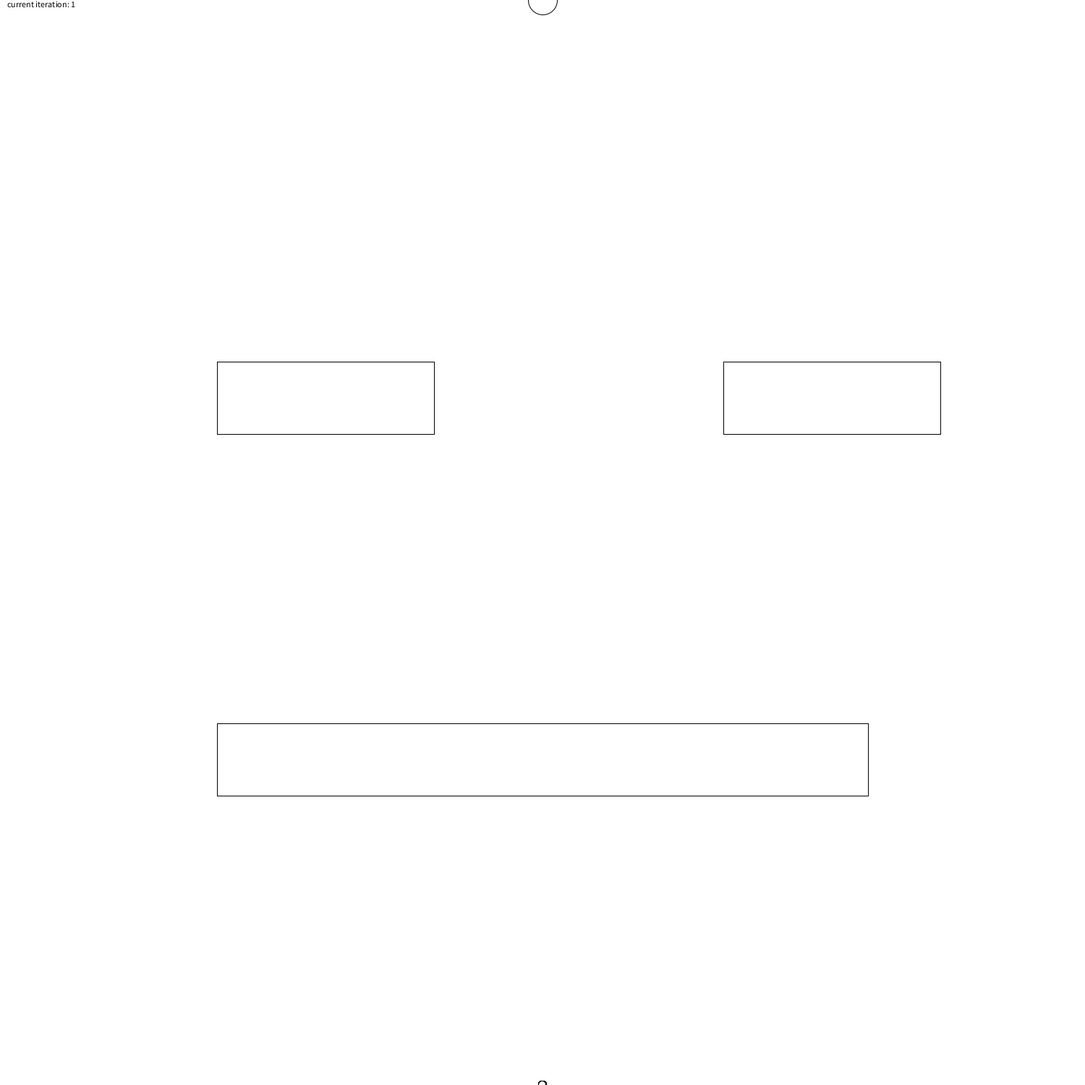
Frame 1 (no input)
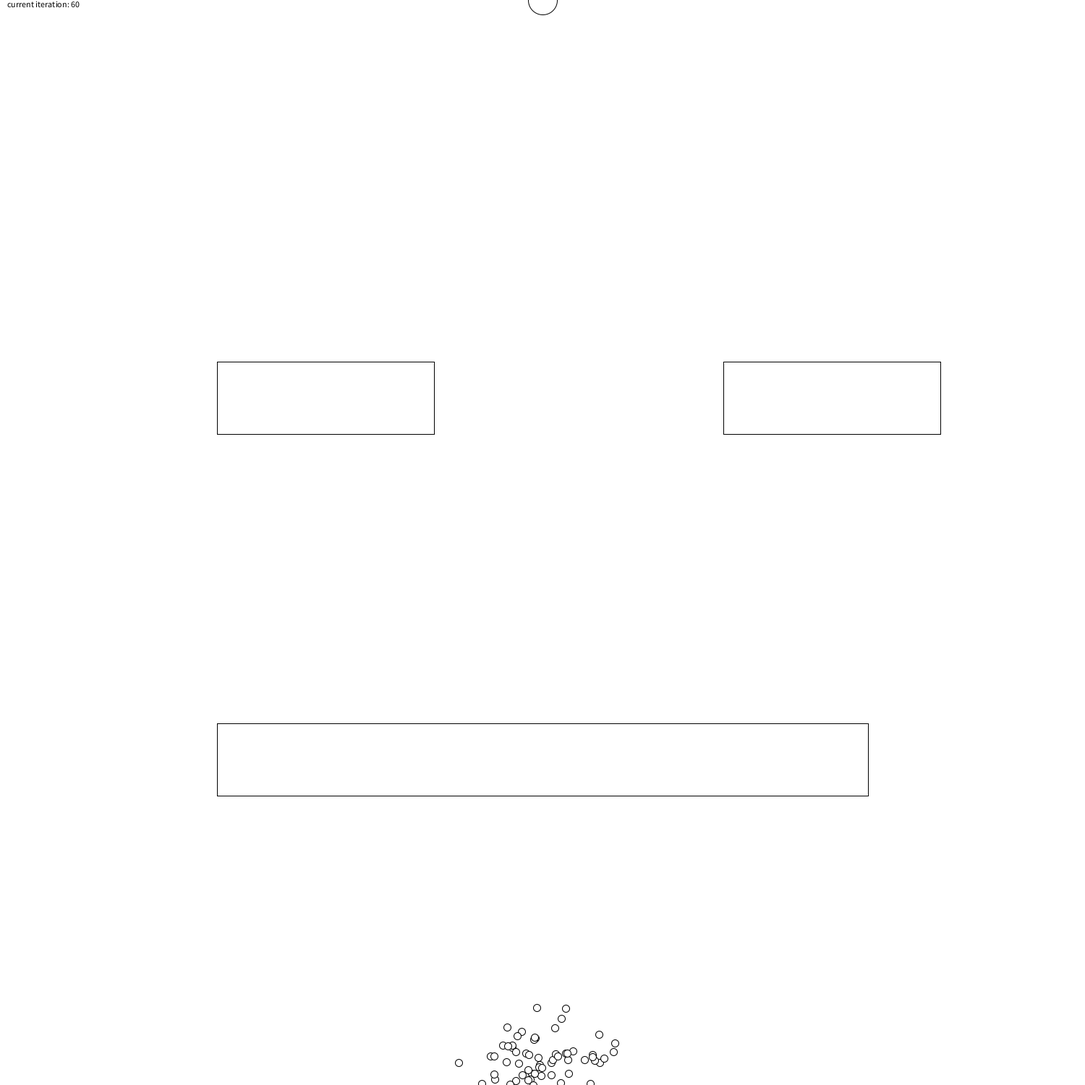
Frame 60 (the mouse pressed at the canvas centre just before this capture)
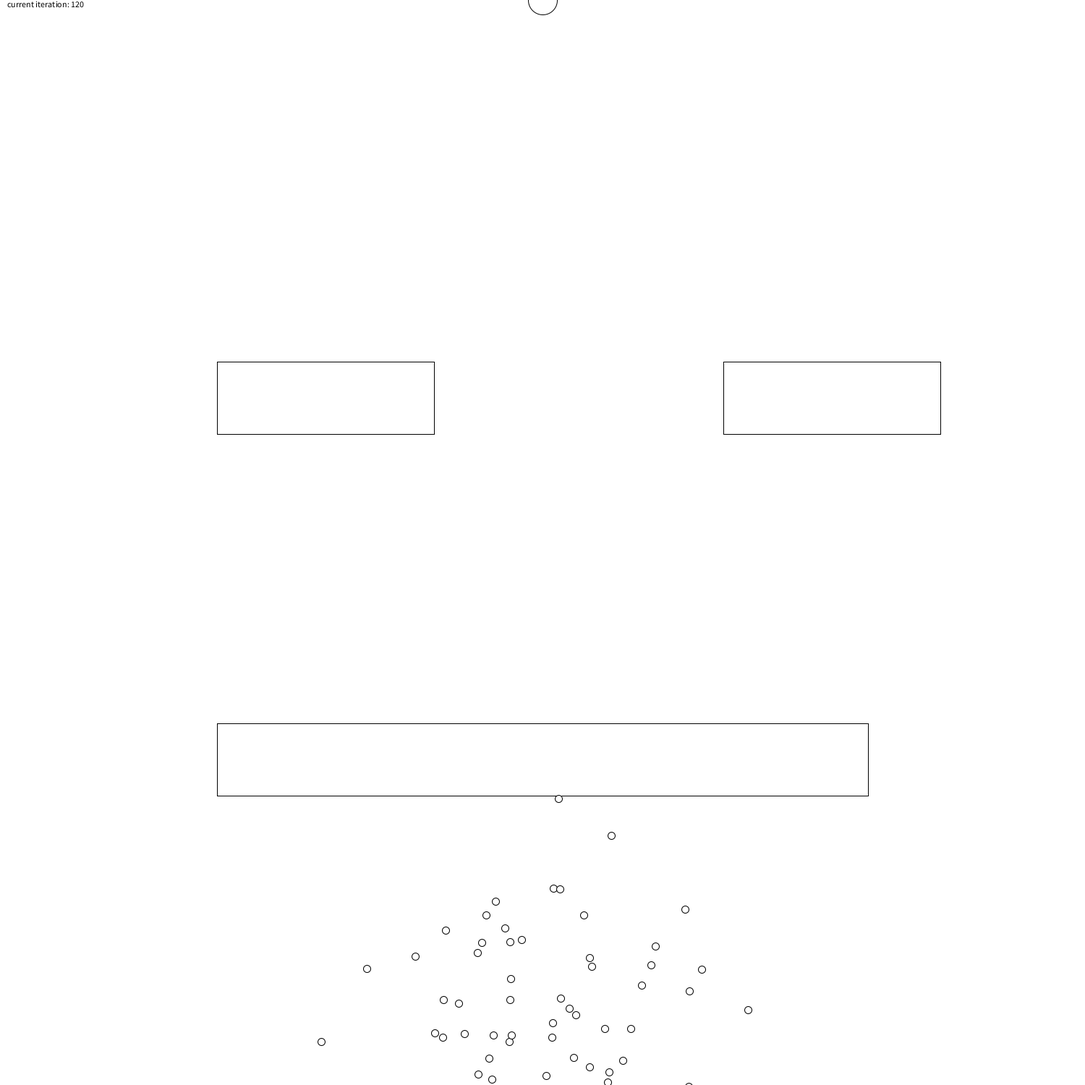
Frame 120 (the mouse held since frame 60 and released just before this capture)

The Processing sketch that drew these frames (run headless with seeded random() and noise(); from frame 60 on, the mouse is pressed at the canvas centre):

// Processing sketch: rockets_evolution
// ── rockets_evolution.pde
import java.util.Arrays;

int lifetime = 300;
int populationSize = 100;
float maxForce = 0.5;
int currentIteration;
Rocket[] population;
PVector target = new PVector(750, 0);
Obsticle obsticle1 = new Obsticle(new PVector(300, 1000), new PVector(1200, 1000), new PVector(1200, 1100), new PVector(300, 1100));
Obsticle obsticle2 = new Obsticle(new PVector(300, 500), new PVector(600, 500), new PVector(600, 600), new PVector(300, 600));
Obsticle obsticle3 = new Obsticle(new PVector(1000, 500), new PVector(1300, 500), new PVector(1300, 600), new PVector(1000, 600));

void setup() {
  size(1500, 1500);
  population = new Rocket[populationSize];
  currentIteration = 0;
  frameRate(500);
  
  for (int i = 0; i < population.length; i++) {
    PVector[] genes = new PVector[lifetime];
    for (int j = 0; j < lifetime; j++) {
      genes[j] = PVector.random2D();
      genes[j].mult(random(0, maxForce));
    }
    
    population[i] = new Rocket(genes, new PVector(width/2, height));
  }  
}

void draw() {
  background(255);
  
  circle(target.x, target.y, 40);
  obsticle1.show();
  obsticle2.show();
  obsticle3.show();
  
  currentIteration++;
  fill(0);
  text("current iteration: " + currentIteration, 10, 10);
  
  if (currentIteration < lifetime) {
    PVector leading = population[0].loc;
    for (Rocket r : population) {
      r.run(currentIteration, new Obsticle[]{obsticle1, obsticle2, obsticle3});
      fill(255);
      r.show();
      
      if (PVector.dist(r.loc, target) < 10) {
        println("Done!");
      }
      
      if (PVector.dist(r.loc, target) < PVector.dist(leading, target)) {
        leading = r.loc;
      }
    }
    
    stroke(255, 0, 0);
    //line(leading.x, leading.y, target.x, target.y);
    stroke(0);
  } else {
    currentIteration = 0;
    reproduction();
  }
}

Rocket crossover(Rocket r1, Rocket r2) {
  int crossoverPoint = (int)random(lifetime);
  PVector[] newGenes = new PVector[lifetime];
  float mDeg = 0.05;
  
  for (int i = 0; i < lifetime; i++) {
    if (i < crossoverPoint) {
      newGenes[i] = PVector.mult(r1.genes[i], random(1-mDeg, 1+mDeg));
    } else {
      newGenes[i] = PVector.mult(r2.genes[i], random(1-mDeg, 1+mDeg));
    }
    
    if (random(0, 1) < 0.2) {
      newGenes[i].rotate(random(-QUARTER_PI, QUARTER_PI));
    }
  }
  
  return new Rocket(newGenes, new PVector(width/2, height));
}

float fitness(Rocket r) {
  float d = PVector.dist(r.loc, target);
  return 1.0 / (d*d);
}

void reproduction() {
  Rocket[] newPopulation = new Rocket[populationSize];
  
  population = sortPop(population);
  
  Rocket[] best = new Rocket[10];
  float totalFitness = 0;
  
  for (int i = 0; i < 10; i++) {
    best[i] = population[i];
    totalFitness += fitness(best[i]);
  }
  
  for (int i = 0; i < 100; i++) {
    Rocket rocket1 = new Rocket(new PVector[]{}, new PVector());
    Rocket rocket2 = new Rocket(new PVector[]{}, new PVector());
    float counter = 0;
    float rand = random(0, 1);
    for (Rocket r : best) {
      if (rand <= counter + (fitness(r) / totalFitness)) {
        rocket1 = r;
        break;
      }
      counter += fitness(r) / totalFitness;
    }
    counter = 0;
    rand = random(0, 1);
    for (Rocket r : best) {
      if (rand <= counter + (fitness(r) / totalFitness)) {
        rocket2 = r;
        break;
      }
      counter += fitness(r) / totalFitness;
    }
    newPopulation[i] = crossover(rocket1, rocket2);
  }
  
  this.population = newPopulation;
}

/*Function to sort array using insertion sort*/
Rocket[] sortPop(Rocket[] arr)
{
    int n = arr.length;
    for (int i=1; i<n; ++i)
    {
        Rocket k = arr[i];
        int j = i-1;
 
        /* Move elements of arr[0..i-1], that are
           greater than key, to one position ahead
           of their current position */
        while (j>=0 && fitness(arr[j]) < fitness(k))
        {
            arr[j+1] = arr[j];
            j = j-1;
        }
        arr[j+1] = k;
    }
    
    return arr;
}

// ── Obsticle.pde
class Obsticle {
  PVector A, B, C, D;
  
  Obsticle(PVector A, PVector B, PVector C, PVector D) {
    this.A = A;
    this.B = B;
    this.C = C;
    this.D = D;
    //middle = PVector.div(PVector.add(A, C), 2);
  }
  
  void show() {
    quad(A.x, A.y, B.x, B.y, C.x, C.y, D.x, D.y);
  }
  
  boolean isInside(PVector loc) {
    PVector M = loc;
    return (0 < PVector.sub(M, A).dot(PVector.sub(B, A)) 
        && PVector.sub(M, A).dot(PVector.sub(B, A)) < PVector.sub(B, A).dot(PVector.sub(B, A)))
        && (0 < PVector.sub(M, A).dot(PVector.sub(D, A)) 
        && PVector.sub(M, A).dot(PVector.sub(D, A)) < PVector.sub(D, A).dot(PVector.sub(D, A))); 
  }
}

// ── Rocket.pde
class Rocket implements Comparable {
  PVector[] genes;
  PVector loc, vel, acc;
  
  Rocket(PVector[] genes, PVector loc) {
    this.genes = genes;
    this.loc = loc;
    
    this.vel = new PVector();
    this.acc = new PVector();
  }
  
  void show() {
    circle(loc.x, loc.y, 10);
  }
  
  void run(int iteration, Obsticle[] obsticles) {
    
    for (Obsticle o : obsticles) {
      
      if (o.isInside(PVector.add(loc, PVector.add(vel, PVector.add(acc, genes[iteration]))))) {
        return;
      }
    }
    
    acc.add(genes[iteration]);
    vel.add(acc);
    loc.add(vel);
    acc.mult(0);
  }
  
  int compareTo(Object o) {
    float f1 = fitness(this);
    float f2 = fitness((Rocket) o);
    
    return (int)(f1 - f2);
  }
}  
